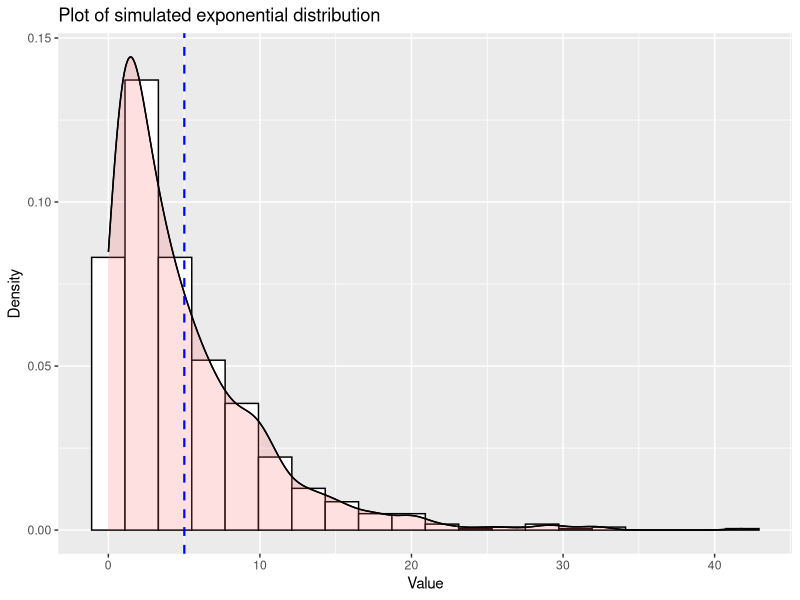
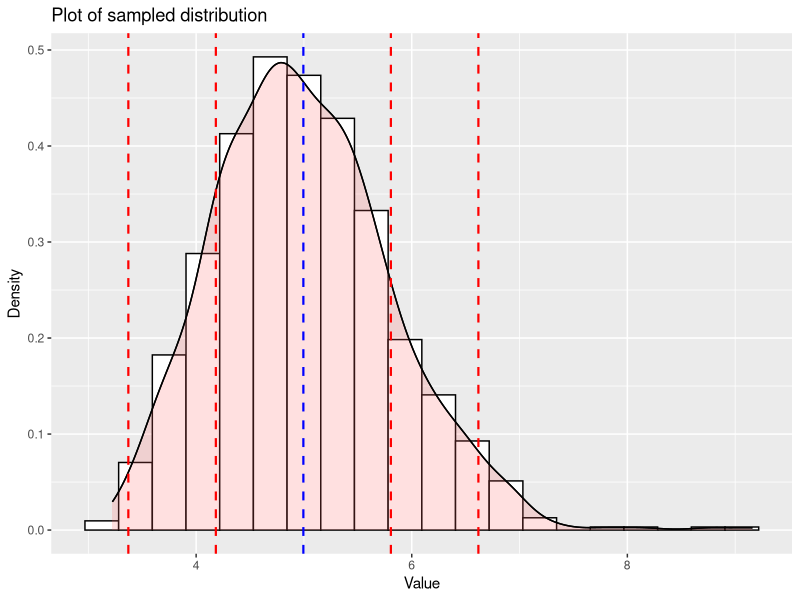
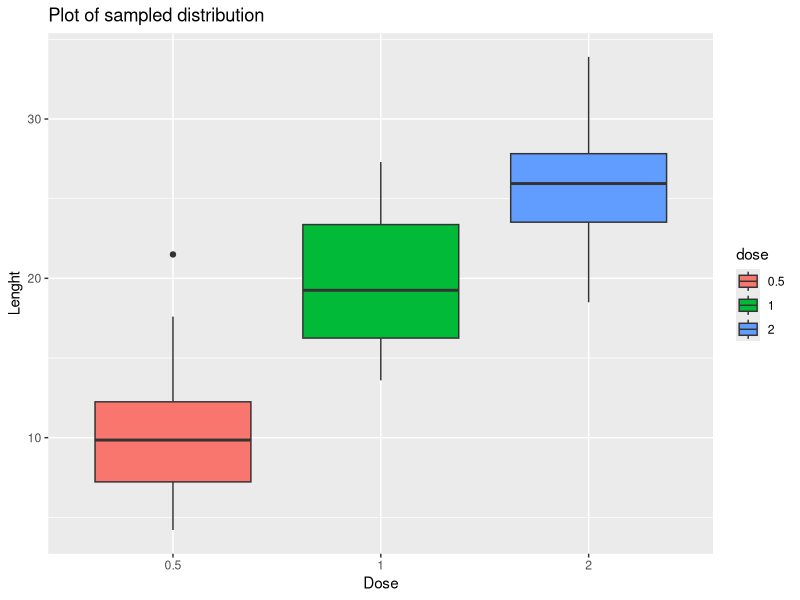

The R script that drew these images, in order: (Note: this script raises an error after producing the figures.)
## ---- chunk 1
packages <- c("data.table","dplyr", "ggplot2")
sapply(packages, require, character.only=TRUE, quietly=TRUE)
## ---- chunk 2
knitr::opts_chunk$set(echo = TRUE)
## ---- chunk 3
rate<-0.2
theoretical_mean<-1/rate
theoretical_sd<-1/rate
theoretical_var<- 1 / (rate^2)
theoretical_mean
theoretical_sd
theoretical_var
## ---- chunk 4
# set the constant variables
set.seed(5)
n<-1000
samplingsize<-40
rate<-0.2

#simulate random exponential distribution
exponentialdistribution<-rexp(n,rate)

#calculate mean and variance
med<-mean(exponentialdistribution)
ved<-var(exponentialdistribution)
## ---- chunk 5
#create dataframe
ed<-data_frame(val = exponentialdistribution)

#plot dataframe
plot<-ggplot(data = ed, aes(x = val)) + geom_histogram(aes(y=..density..), bins=20, colour="black", fill = "white") + geom_density(alpha=0.2, fill="#FF6666") + theme(legend.position="none") +  geom_density() +  geom_vline(xintercept = mean(ed$val), linetype="dashed", size = .75, color = "blue") +
labs(title="Plot of simulated exponential distribution", x ="Value", y = "Density")
plot
## ---- chunk 6
summary(exponentialdistribution)
## ---- chunk 7
#sampling from exponentialdistribution
samplemeans = NULL
for (i in 1 : 1000) samplemeans = c(samplemeans, mean(sample(exponentialdistribution, samplingsize, replace=TRUE)))
sam<-data_frame(val = samplemeans)

#calculate mean
meansam<-mean(sam$val)

#plot of distribution
plot<-ggplot(data = sam, aes(x = val)) + geom_histogram(aes(y=..density..), bins=20,colour="black", fill = "white") + geom_density(alpha=0.2, fill="#FF6666") + theme(legend.position="none") +  geom_density() +          geom_vline(xintercept = mean(sam$val), linetype="dashed", size = .75, color = "blue") + 
geom_vline(xintercept = mean(sam$val)+sd(sam$val), linetype="dashed", size = .75, color = "red") +
geom_vline(xintercept = mean(sam$val)+2*sd(sam$val), linetype="dashed", size = .75, color = "red") +
geom_vline(xintercept = mean(sam$val)-sd(sam$val), linetype="dashed", size = .75, color = "red") +
geom_vline(xintercept = mean(sam$val)-2*sd(sam$val), linetype="dashed", size = .75, color = "red") +
ggtitle("Plot of sampling the exponential distribution") +
labs(title="Plot of sampled distribution", x ="Value", y = "Density")
plot
## ---- chunk 8
#change type of variable dose
ToothGrowth$dose <- as.factor(ToothGrowth$dose)

#inspect the summary and the structure of the dataset
summary(ToothGrowth)
str(ToothGrowth)

# make boxplot to analyze the len ~ dose
p<-ggplot(ToothGrowth, aes(x=dose, y=len, fill=dose)) +
  geom_boxplot() +
  ggtitle("Toothgrowth per dose") +
  labs(title="Plot of sampled distribution", x ="Dose", y = "Lenght")
p
## ---- chunk 9
# testing for signficance
t.test(len ~ dose, paired = FALSE, data = subset(ToothGrowth,(ToothGrowth$dose %in% c(0.5, 1))))
t.test(len ~ dose, paired = FALSE, data = subset(ToothGrowth,(ToothGrowth$dose %in% c(0.5, 2))))
t.test(len ~ dose, paired = FALSE, data = subset(ToothGrowth,(ToothGrowth$dose %in% c(1, 2))))
## ---- chunk 10
#calculate mean and variance of both supplements
mvc<-mean(subset(ToothGrowth,ToothGrowth$supp=="VC")$len)
vvc<-var(subset(ToothGrowth,ToothGrowth$supp=="VC")$len)
moj<-mean(subset(ToothGrowth,ToothGrowth$supp=="OJ")$len)
voj<-var(subset(ToothGrowth,ToothGrowth$supp=="OJ")$len)

# make a boxplot len~supp
plot<-ggplot(ToothGrowth, aes(x=supp, y=len, fill=supp)) +
  geom_boxplot() +
  ggtitle("Toothgrowth per supplement") +
  labs(title="Plot of sampled distribution", x ="Supplement", y = "Lenght")
plot
## ---- chunk 11
# testing for signficance
t.test(len ~ supp, paired = FALSE, data = ToothGrowth, var.equal = FALSE)
